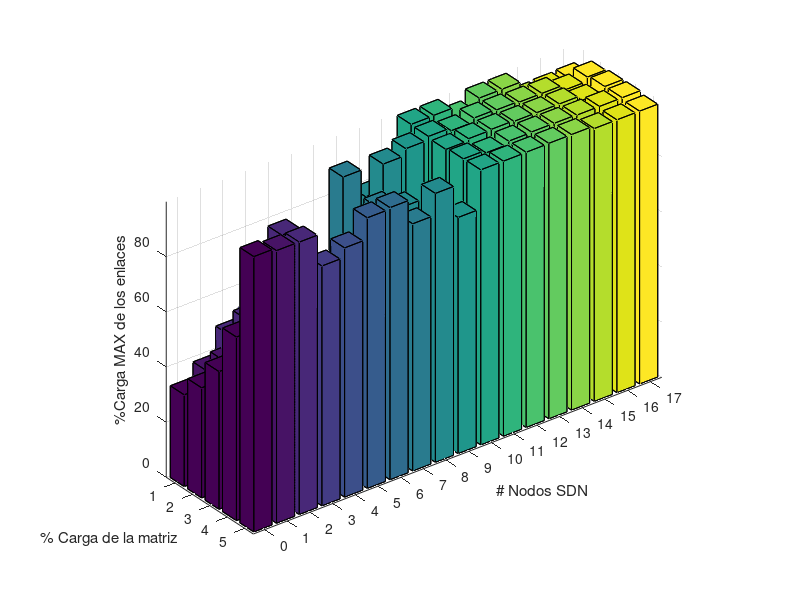
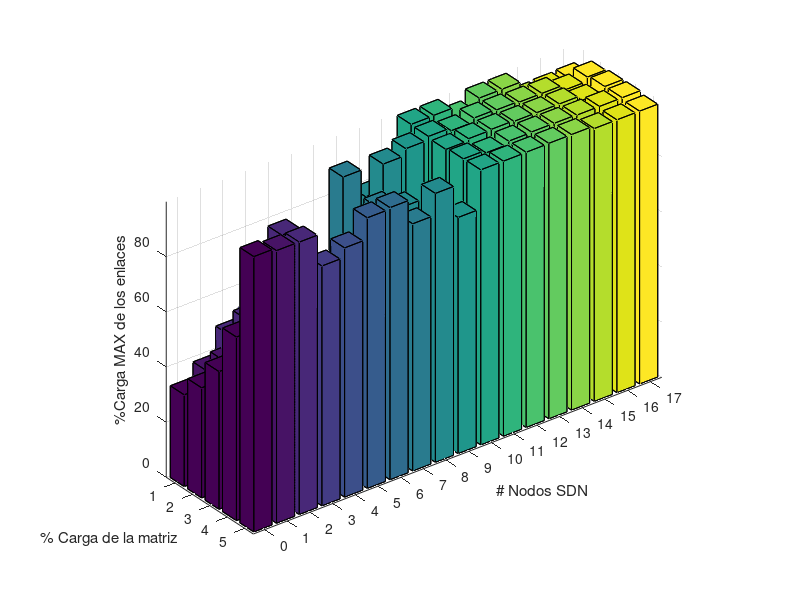

The MATLAB script that drew these images, in order:
load SimulationResults.csv

%FIGURE TYPE 3
Z = zeros(5,17);
for i = 1:270
    x = SimulationResults(i, 1);
    y = SimulationResults(i, 3) + 1;
    z = SimulationResults(i, 4);
    Z(x, y) = z;
end

bar3(Z)
xlabel('# Nodos SDN')
ylabel('% Carga de la matriz')
zlabel('%Carga MAX de los enlaces')

xticks([1 2 3 4 5 6 7 8 9 10 11 12 13 14 15 16 17 18])
xticklabels({ '0','1','2','3','4','5','6','7','8','9','10','11','12','13','14','15','16','17'})

savefig('figure3.fig')
saveas(gcf,'figure3','epsc')